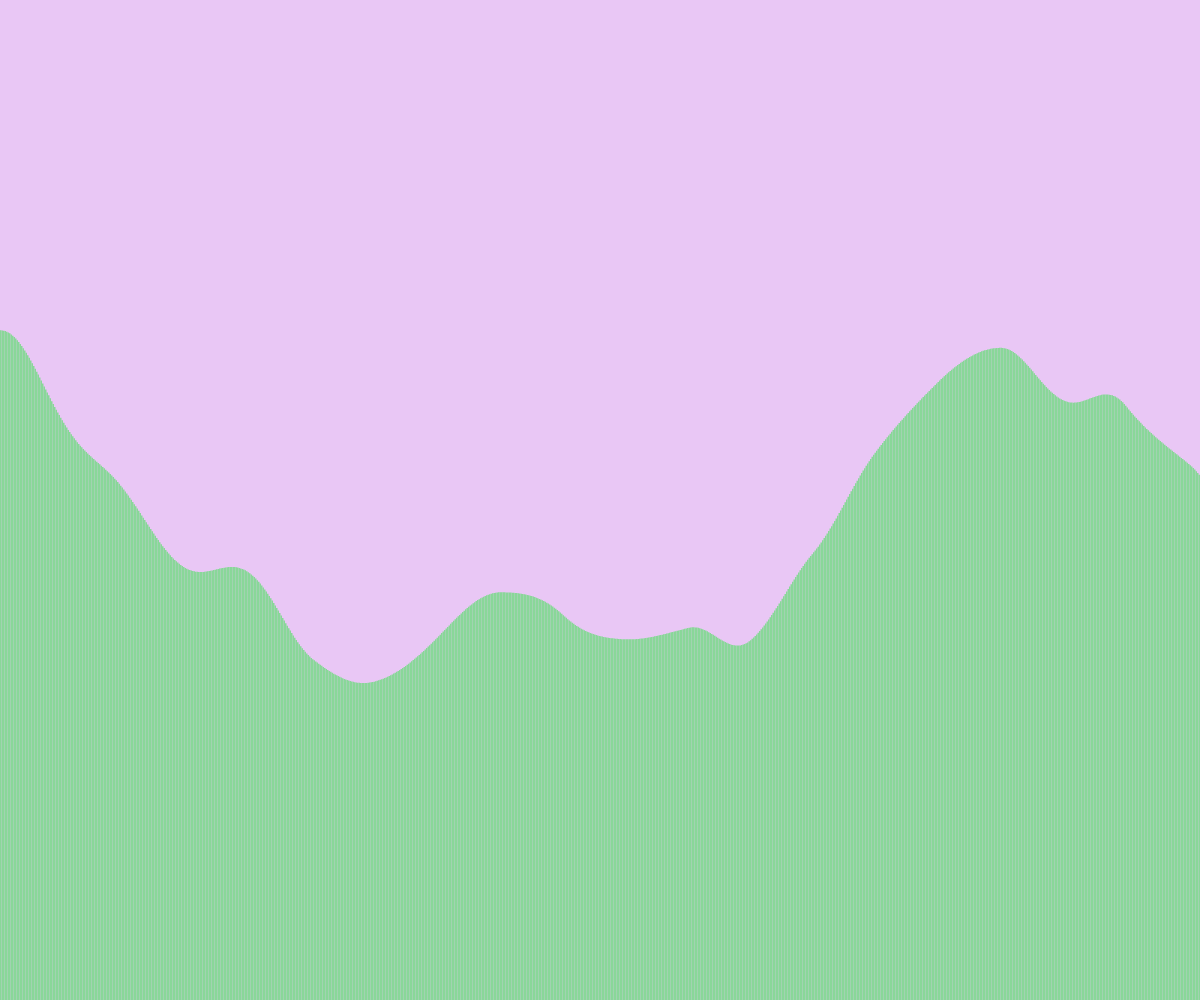
Frame 1 (no input)
Frame 60 (no input): identical to frame 1, image omitted
Frame 120 (the mouse pressed at the canvas centre since frame 60): identical to frame 1, image omitted

The p5.js sketch that drew this single still picture (run headless with seeded random() and noise() and a simulated clock; from frame 60 on, the mouse is pressed at the canvas centre):

// p5.js sketch
// ── sketch.js
// terrain
//Kathrine
// Oct 7

let terrain = [];
const NUMBER_OF_RECTS = 800;

function setup() {
  createCanvas(windowWidth, windowHeight);
  let widthOfRect = width/NUMBER_OF_RECTS;
  generateTerrain(widthOfRect);
}

function draw() {
  background(233,199,245);
  for (let someRect of terrain) {

    fill(137,215,153);
    noStroke();
    rect(someRect.x,someRect.y,someRect.w,someRect.h);
  }

}

function spawnRectangle(leftSide, rectHeight, rectWidth) {
  let theRect = {
    x: leftSide,
    y: height - rectHeight,
    w: rectWidth,
    h: rectHeight,
  };

  return theRect;
}

function generateTerrain(widthofRect) {
  let time = 0;
  let deltaTime = 0.003;
  for (let x = 0; x  <width; x += widthofRect) {
    let theHeight = noise(time) * height;
    let someRect = spawnRectangle(x, theHeight, widthofRect);
    terrain.push(someRect);
    time += deltaTime;
  }
}
